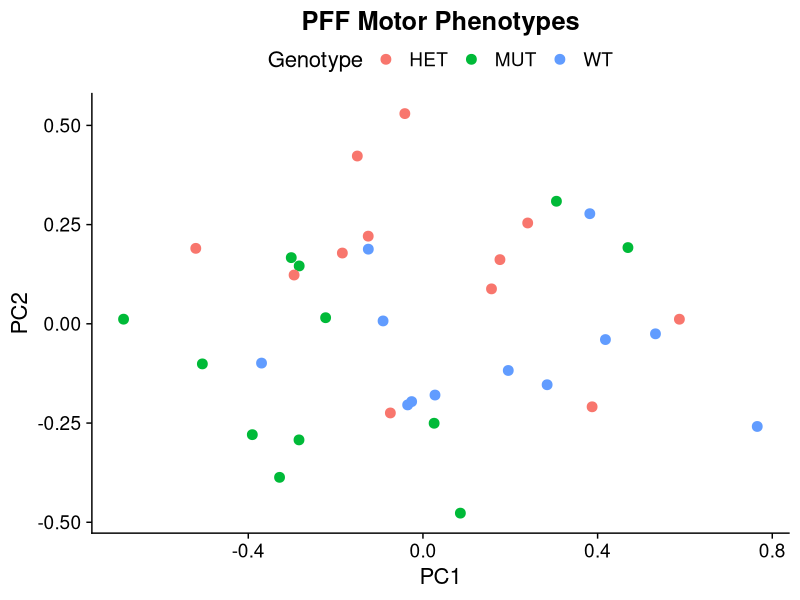
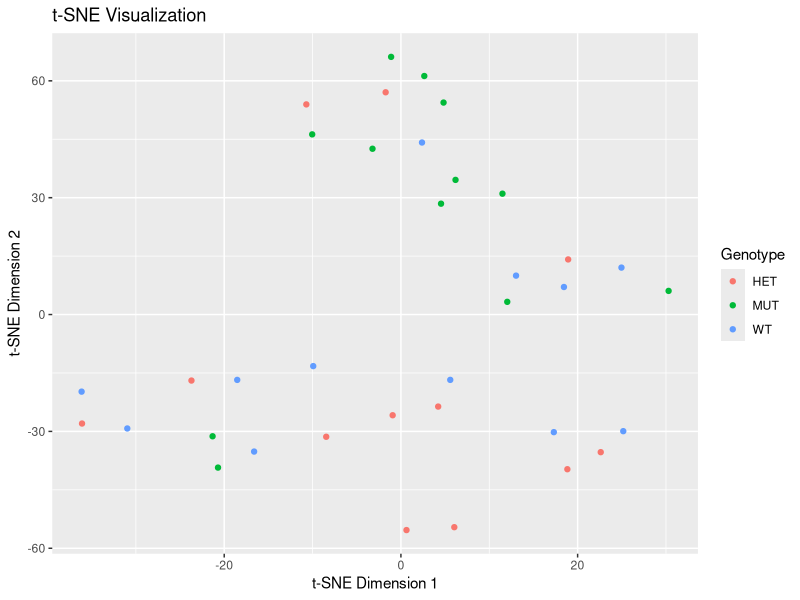

These charts were generated, in order, by the following R code:
library(Rtsne)
library(here)
library(dplyr)
library(ggplot2)
library(cowplot)

### Compiling PFF data into one single sheet

## Rotarod -- 
data <- readr::read_csv(here("Analysis_Files", "PFF","PFF Rotarod - PFF_Rotarod_Analysis.csv"))
summary_rotarod <- data %>%
  group_by(MouseID) %>%
  summarise(mean_latency = mean(Average_Latency))

## Wire Hang --
wire_hang <- readr::read_csv(here("Analysis_Files", "PFF", "PFF_Wire_Hang - Wire_Hang.csv"))
wire_hang <- wire_hang %>% filter(DPI==150)

## Pole Test --
grip <- readr::read_csv(here("Analysis_Files", "PFF","PFF_Forelimb_Grip_Strength.csv"))
grip$MouseID <- grip$`Mouse ID`

## Ensure that MouseIDs are found in all datasets --
list1 <- unique(intersect(wire_hang$MouseID, summary_rotarod$MouseID))
list2 <- unique(intersect(grip$MouseID, list1))

## Merge values for dim reduction --
df_1 <- merge(wire_hang, grip, by="MouseID")
df_2 <- merge(df_1, summary_rotarod, by="MouseID")
df_motor <- df_2 %>% select(c("MouseID","Total_Hang_Time","Average", "mean_latency"))

# Define the columns to normalize
cols_to_normalize <- (c("Total_Hang_Time","Average", "mean_latency"))

# Apply min-max normalization to the selected columns
df_normalized <- df_motor %>%
  mutate(across(all_of(cols_to_normalize), ~ (.-min(.))/(max(.)-min(.)), .names = "norm_{.col}"))

# Select the columns for PCA
pca_data <- df_normalized %>%
  select(norm_Total_Hang_Time, norm_Average, norm_mean_latency)

## Perform PCA --
pca_result <- prcomp(pca_data, scale. = FALSE)  # Set scale. to TRUE if you want to scale the variables

# Extract the results
pca_summary <- summary(pca_result)
pca_variance <- pca_summary$sdev^2  # Variance explained by each principal component
pca_loadings <- pca_result$rotation  # Loadings (coefficients) of each variable on each PC

# You can also access the scores of each observation on each PC
pca_scores_df <- data.frame(MouseID = df_normalized$MouseID, pca_result$x)

# Merge the PCA scores with the original DataFrame based on "MouseID"
subset <- wire_hang %>% select(c("Genotype","MouseID","Sex"))
merged_df <- merge(subset,pca_scores_df,by="MouseID")

# Visualize the PCA scores
pff_behavior_pca <- ggplot(merged_df, aes(x = PC1, y = PC2, color =Genotype)) +
  geom_point(size=3) +
  labs(title = "PFF Motor Phenotypes", x = "PC1", y = "PC2") +
  theme_cowplot(16) +
  theme(plot.title = element_text(hjust = 0.5)) +
  theme(legend.position = "top", legend.justification = "center" )

pff_behavior_pca 

## Perform tSNE
# Select the columns for t-SNE
tsne_data <- df_normalized %>%
  select(norm_Total_Hang_Time, norm_Average, norm_mean_latency)

# Perform t-SNE
tsne_result <- Rtsne(tsne_data, dims = 2, perplexity =6, verbose = TRUE)  # You can adjust perplexity as needed

# Extract the t-SNE coordinates
tsne_coordinates <- tsne_result$Y
tsne_df <- data.frame(MouseID = df_normalized$MouseID, tsne_coordinates)
merged_df <- merge(subset,tsne_df,by="MouseID")

ggplot(merged_df, aes(x = X1, y = X2, color=Genotype)) +
  geom_point() +
  labs(title = "t-SNE Visualization", x = "t-SNE Dimension 1", y = "t-SNE Dimension 2")
